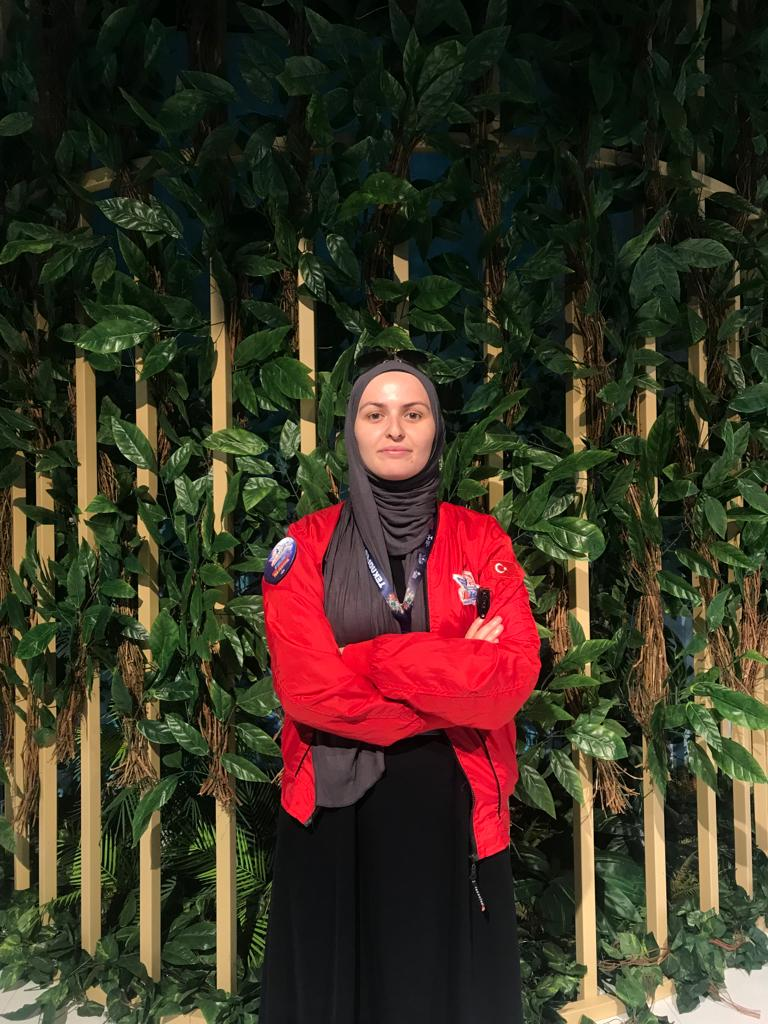
#> input picture openCV/resimOkumaYazdırma/bir.png, 768 x 1024 px
$ python resimacma.py
#> lines starting #> are read from the running program, lines starting #| are printed output that depends on the picture
import numpy as np
import cv2

#Görüntüyü okuma, çeşitli dosya formatlarındaki görüntüleri okuyabilir
#ve bellekte bir Numpy dizisi olarak temsil eder.
resim = cv2.imread("bir.png", 0)
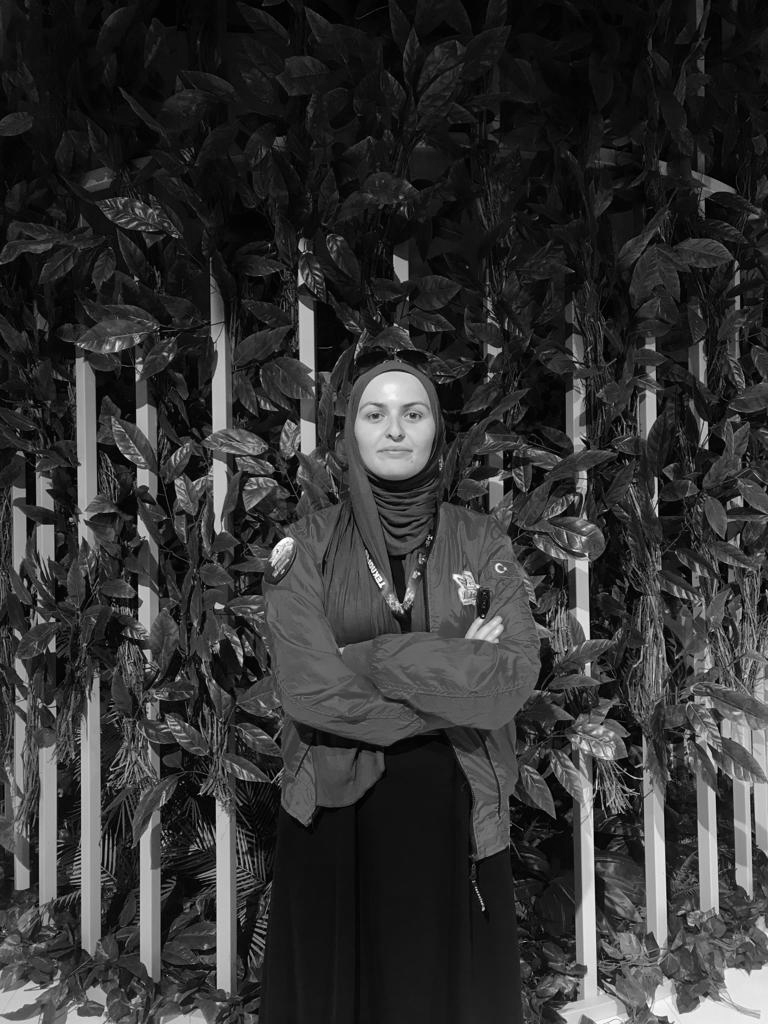
#> resim: shape (1024, 768); min 0, max 254, mean 50.7

#Resim çıktığı zaman pencerede sol tarafta resimle ilgili bir şeyler yazar
cv2.imshow("Teknofest Hatirasi", resim)
#Bir görüntüyü belirli bir dosya yoluna kaydetmek için kullanılan bir fonksiyondur
#Okunan resmi yeni bir dosyaya kaydet
cv2.imwrite("yeniresim.png", resim)
#Herhangi bir tuşa bastığımızda bekler, pencere açıldığında herhangi bir tuşa bastığımızda pencere kapanmaz bekler
cv2.waitKey(0)

#Çarpıya bastığımızda openCV bağlı tüm pencerelerin kapanmasını söylerim, hafızadanda siler.
cv2.destroyAllWindows()
